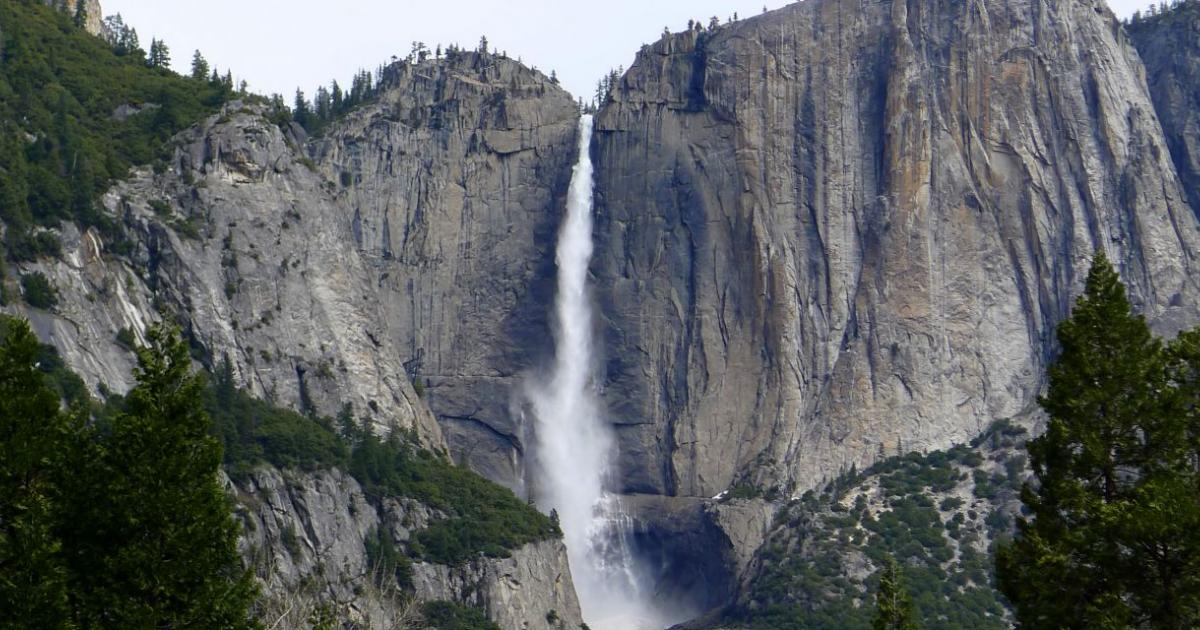
#> input picture input_image/29605_1200_630_75.jpg, 1200 x 630 px, found by its file name; its folder holds only this picture in this run
$ python main.py
#> lines starting #> are read from the running program, lines starting #| are printed output that depends on the picture; after the words box and inside, x2 and y2 are one past the last pixel; in counts of white or black regions, pixels touching at a corner belong together
import numpy as np
import cv2
import os
path = ("/home/serhii/PycharmProjects/pythonProject15/input_image")
list_image = os.listdir(path)
for elem in list_image:
	image = cv2.imread(f"{path}/{elem}")
#> image is the input picture: shape (630, 1200, 3); mean B, G, R 97.9, 96.7, 92.7
	blur = cv2.GaussianBlur(image, (21, 21), 0)
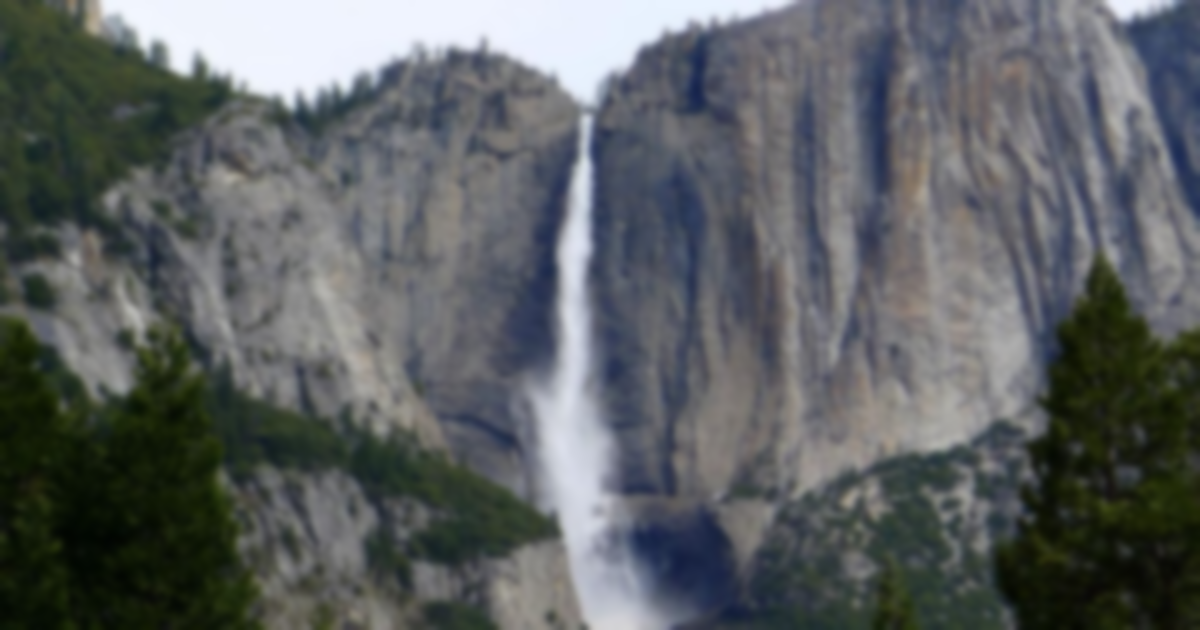
#> blur: shape (630, 1200, 3); mean B, G, R 97.9, 96.7, 92.7
	hsv = cv2.cvtColor(blur, cv2.COLOR_BGR2HSV)
#> hsv: shape (630, 1200, 3); mean H, S, V 83.3, 52.8, 103
	cv2.imwrite("res.jpg", hsv)
	lower = [18, 50, 50]
	upper = [35, 255, 255]
	lower = np.array(lower, dtype="uint8")
	upper = np.array(upper, dtype="uint8")
	mask = cv2.inRange(hsv, lower, upper)
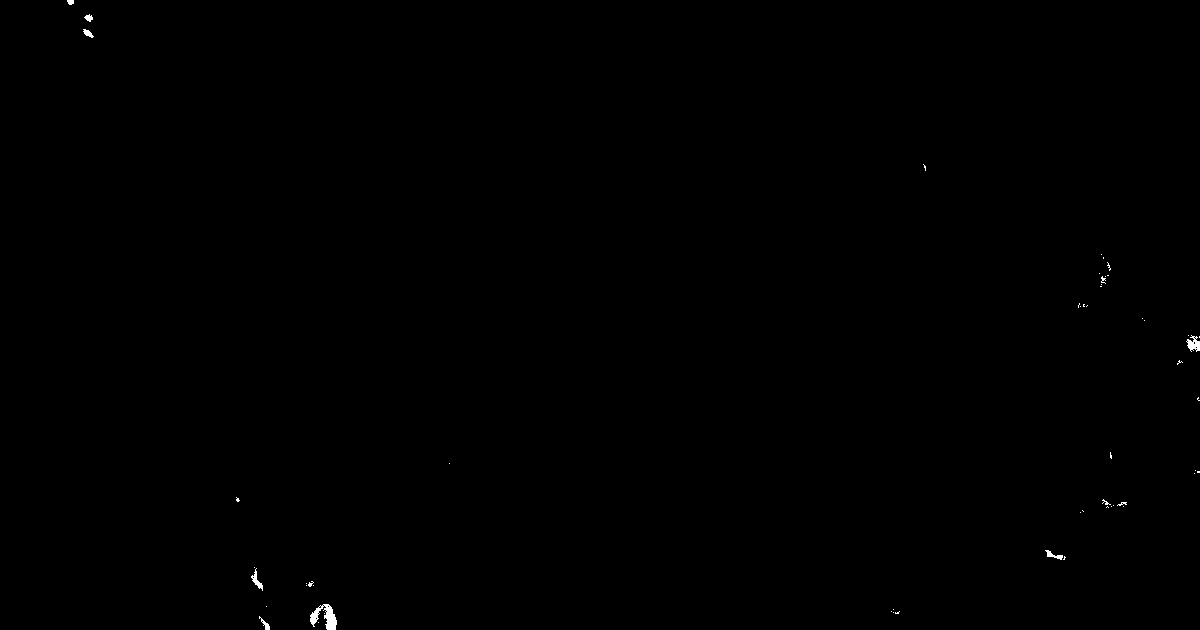
#> mask: shape (630, 1200); 0.14% white; 55 white regions (44 under 20 px), largest, box (x1, y1, x2, y2) and area: (310, 604, 337, 630) 354, (1186, 335, 1200, 352) 136, (251, 568, 263, 591) 90
	no_red = cv2.countNonZero(mask)
#> no_red = 1033
	if int(no_red) > 2000:
		print(f'{elem} is  Fire detected')
	else:
		print((f'{elem} is not Fire detected'))

if cv2.waitKey(1) & 0xFF == ord('q'):
#> (key q is pressed here)
	pass

$ run again, on input_image/download.jpeg
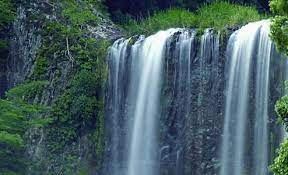
#> input picture input_image/download.jpeg, 288 x 175 px, found by its file name
#> image is the input picture: shape (175, 288, 3); mean B, G, R 100.1, 96.9, 72.2
#> `blur = cv2.GaussianBlur(image, (21, 21), 0)`:
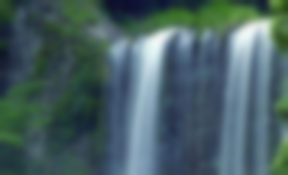
#> blur: shape (175, 288, 3); mean B, G, R 100.1, 96.9, 72.2
#> hsv: shape (175, 288, 3); mean H, S, V 92, 92.5, 107.7
#> mask: shape (175, 288); every value is 0
#> no_red = 0

$ run again, on input_image/forest3.png
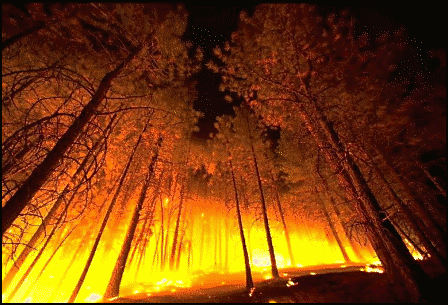
#> input picture input_image/forest3.png, 448 x 305 px, found by its file name
#> image is the input picture: shape (305, 448, 3); mean B, G, R 13.4, 63.1, 118.9
#> `blur = cv2.GaussianBlur(image, (21, 21), 0)`:
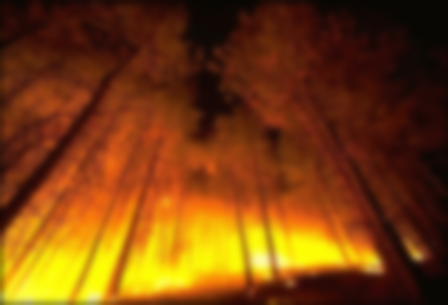
#> blur: shape (305, 448, 3); mean B, G, R 13.5, 63.2, 119.1
#> hsv: shape (305, 448, 3); mean H, S, V 10.5, 219.9, 119.1
#> `mask = cv2.inRange(hsv, lower, upper)`:
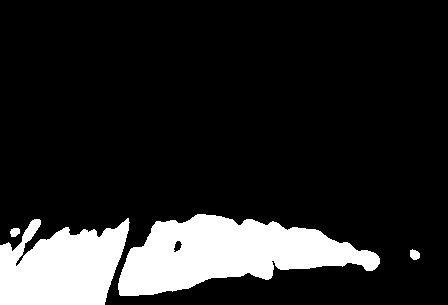
#> mask: shape (305, 448); 15.1% white; 4 white regions, box (x1, y1, x2, y2) and area: (118, 214, 380, 296) 12270, (0, 218, 130, 305) 8234, (410, 249, 420, 260) 84, (10, 228, 20, 237) 72
#> no_red = 20660

$ run again, on input_image/forest4.png
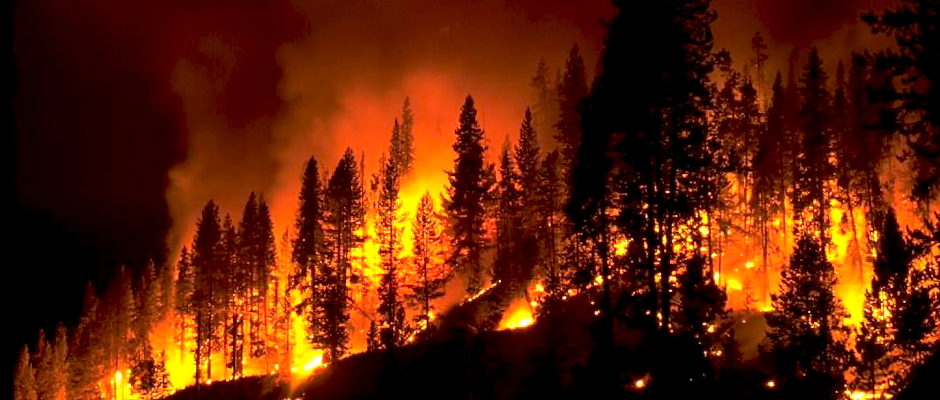
#> input picture input_image/forest4.png, 940 x 400 px, found by its file name
#> image is the input picture: shape (400, 940, 3); mean B, G, R 6.1, 32.6, 94.3
#> `blur = cv2.GaussianBlur(image, (21, 21), 0)`:
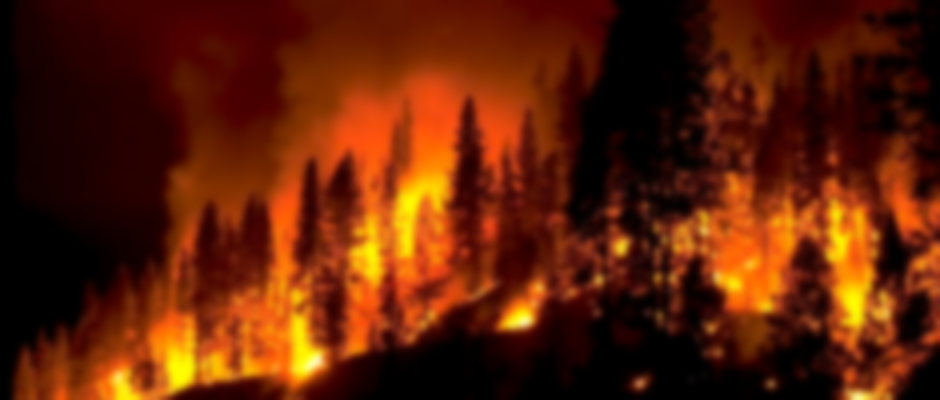
#> blur: shape (400, 940, 3); mean B, G, R 6.1, 32.6, 94.3
#> hsv: shape (400, 940, 3); mean H, S, V 5.5, 223, 94.3
#> `mask = cv2.inRange(hsv, lower, upper)`:
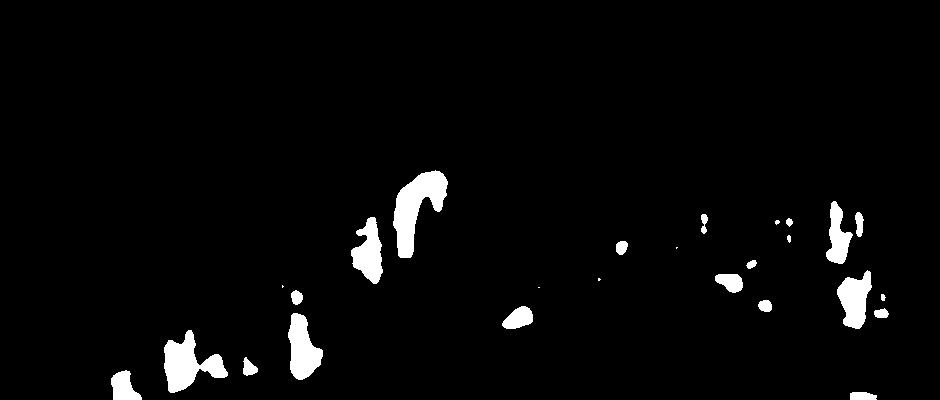
#> mask: shape (400, 940); 3.2% white; 26 white regions (5 under 20 px), largest, box (x1, y1, x2, y2) and area: (393, 170, 448, 258) 2358, (164, 330, 228, 393) 1965, (288, 313, 323, 380) 1465
#> no_red = 12093

$ run again, on input_image/dave.jpeg
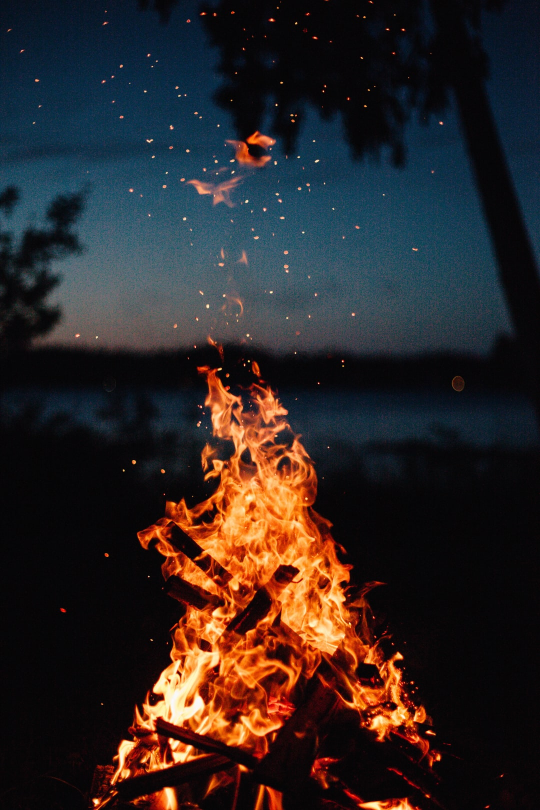
#> input picture input_image/dave.jpeg, 1080 x 1620 px, found by its file name (shown at 1/2 size)
#> image is the input picture: shape (1620, 1080, 3); mean B, G, R 36.6, 37.4, 45.4
#> `blur = cv2.GaussianBlur(image, (21, 21), 0)`:
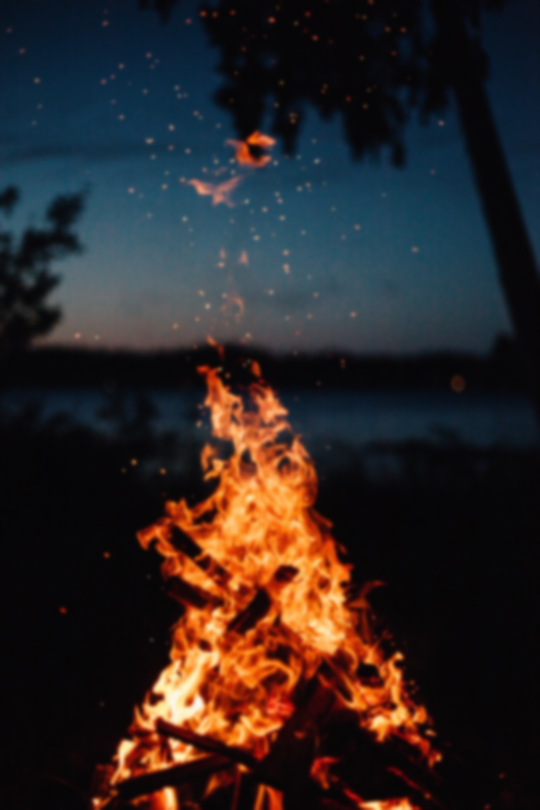
#> blur: shape (1620, 1080, 3) (shown at 1/2 size); mean B, G, R 36.6, 37.4, 45.4
#> hsv: shape (1620, 1080, 3); mean H, S, V 98.8, 126.3, 60.2
#> `mask = cv2.inRange(hsv, lower, upper)`:
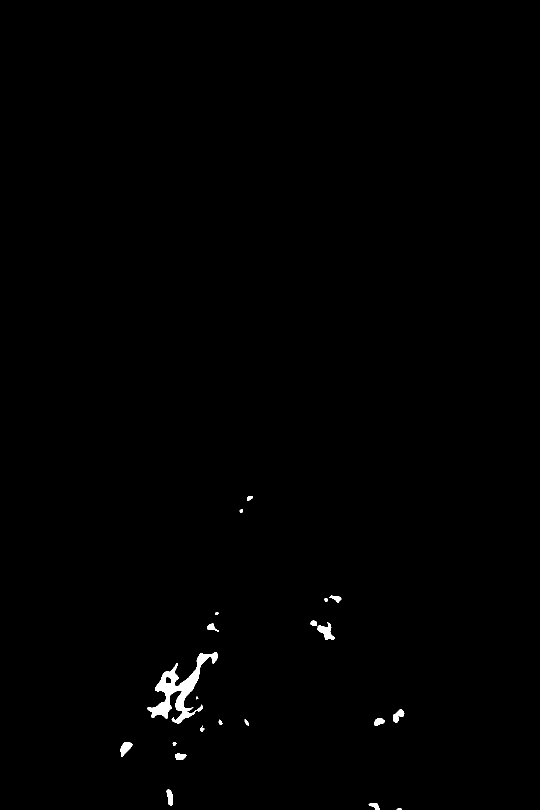
#> mask: shape (1620, 1080) (shown at 1/2 size); 0.49% white; 22 white regions (2 under 20 px), largest, box (x1, y1, x2, y2) and area: (295, 1304, 436, 1447) 5465, (635, 1244, 670, 1280) 575, (241, 1484, 265, 1514) 413
#> no_red = 8606
